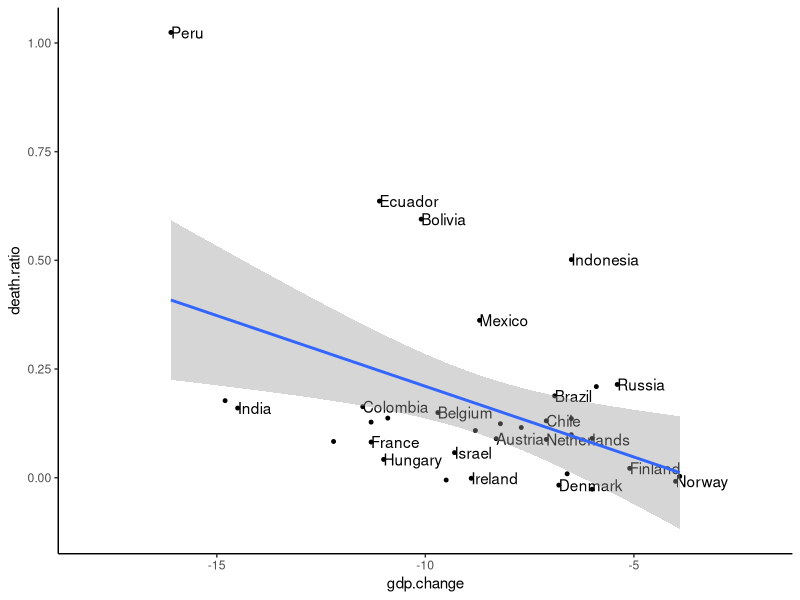

Generate this figure with R:
## ---- chunk 1
knitr::opts_chunk$set(echo = TRUE)
## ---- chunk 2
library(ggplot2)
library(ggrepel)
data <- read.csv('data/death_gdp.csv')
## ---- chunk 3
cor.test(data$gdp.change, data$death.ratio, method=c("pearson"))
## ---- chunk 4
ggplot(data, aes(gdp.change, death.ratio)) +
  geom_point(size = 1)  +  # aes(colour = country)
  # geom_text_repel(aes(label = country),
  #                 box.padding   = 0.35, 
  #                 point.padding = 0.5,
  #                 segment.color = 'grey50') +
  scale_x_continuous(limits = c(-18,-2)) + 
  geom_text(aes(label=country), check_overlap = T, hjust=0) +
  geom_smooth(method='lm', formula= y~x)   +
  theme_classic() 
 

